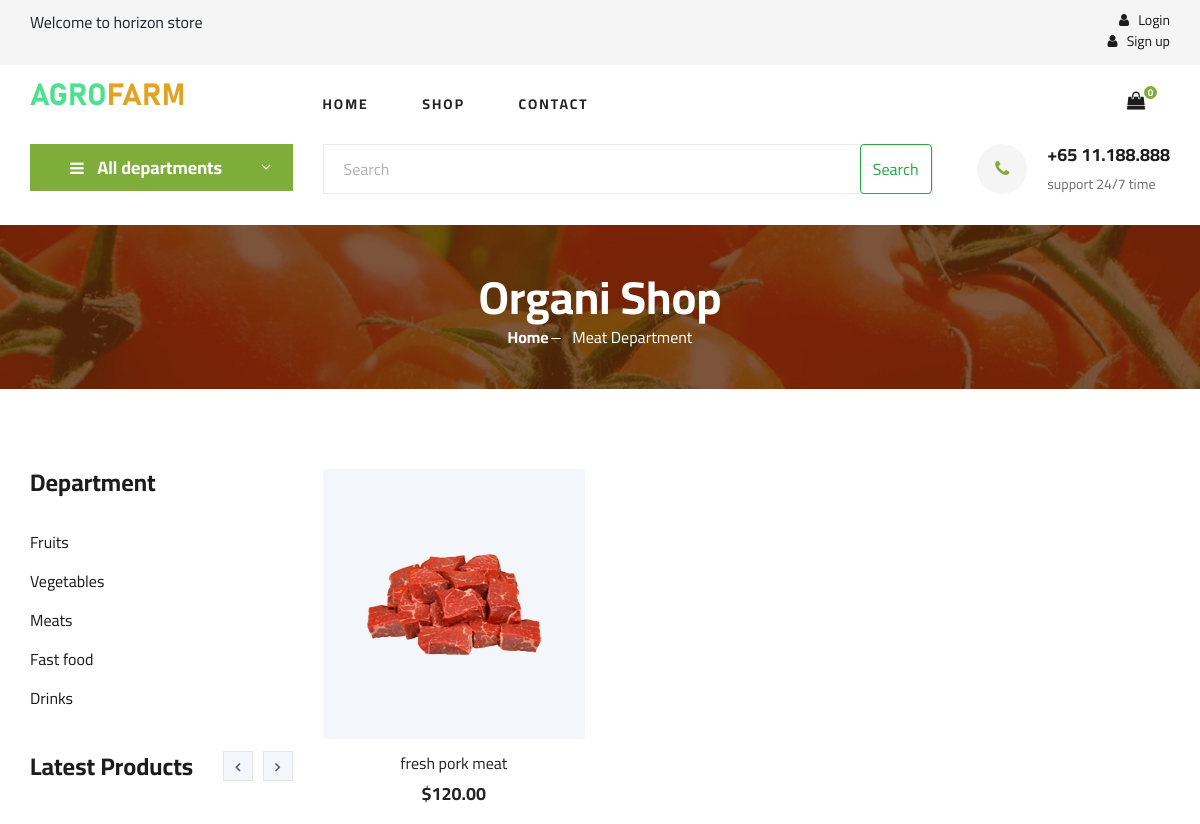
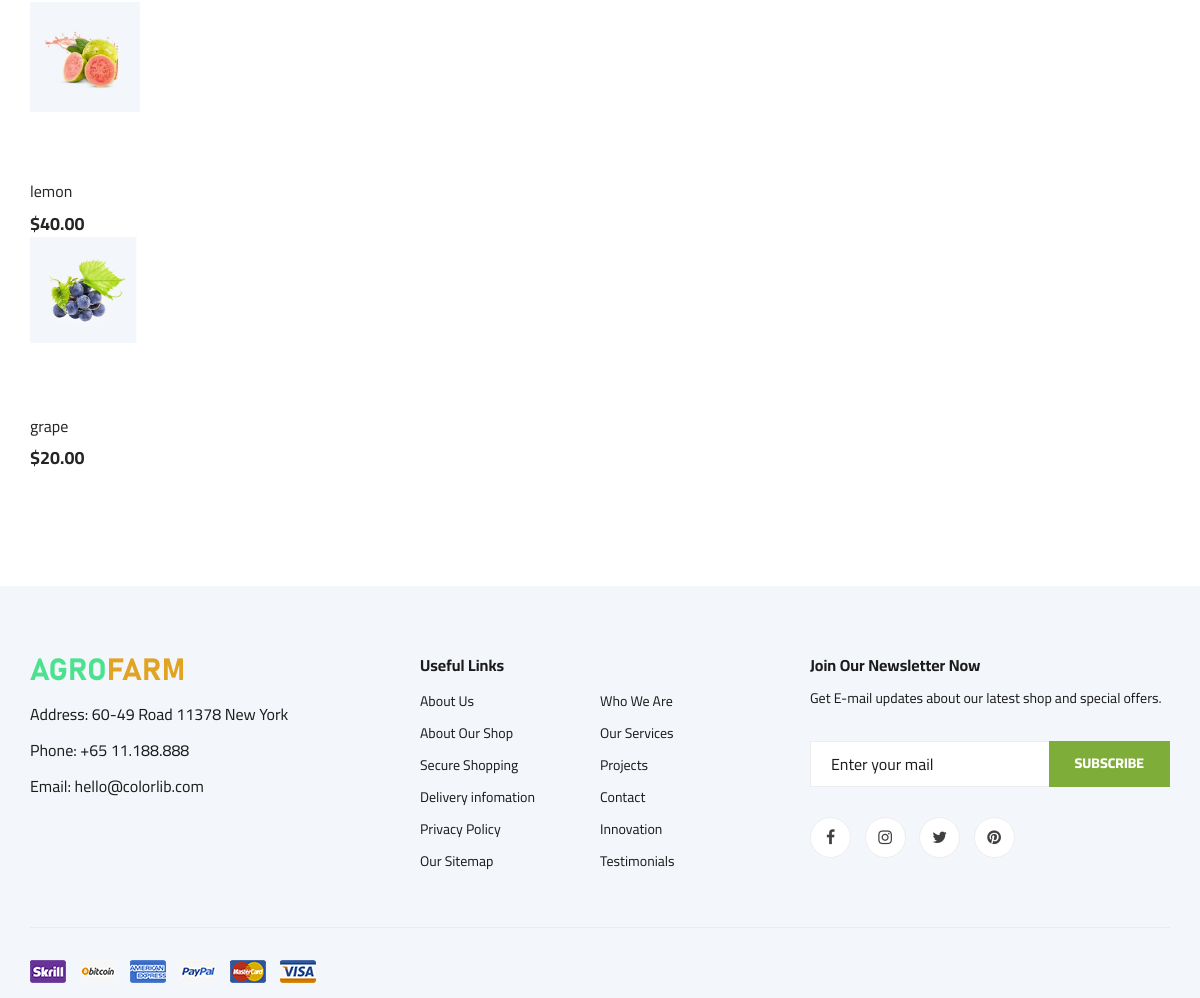
Screenshot of /meatpage with the database file from the repository (2 pictures, top to bottom).
### appusers/models.py (models this page shows, shortened)
class Cart(models.Model):
    user = models.ForeignKey(User, on_delete=models.CASCADE)
    completed = models.BooleanField(default=False)
    discounted_price = models.DecimalField(max_digits=10, decimal_places=2, default=0)
    @property
    def num_of_items(self):
        return sum(item.quantity for item in self.cartitems.all())

class Products(models.Model):
    ALL_DEPARTMENT = [
    ("fruits", "fruits"),
    ("vegetables", "vegetables"),
    ("meats", "meats"),
    ("fast foods", "fast foods"),
    ("drinks", "drinks"),
    ]
    ALL_PRODUCT_TYPE = [
    ("featured products", "featured products"),
    ("latest products", "latest products"),
    ("top reated products", "top reated products"),
    ("review products", "review products"),
    ("sales off", "sales off"),
    ]
    id = models.PositiveIntegerField(primary_key=True)
    item_photo = models.ImageField(upload_to='products')
    name = models.CharField(max_length=20)
    price = models.DecimalField(max_digits=10, decimal_places=2, default=0)
    department = models.CharField(blank=True, max_length=10, choices=ALL_DEPARTMENT)
    producttype = models.CharField(blank=True, max_length=30, choices=ALL_PRODUCT_TYPE)
    shipping = models.CharField(blank=True, max_length=20)
    avaliabilty = models.CharField(blank=True, max_length=20)
    weight = models.CharField(blank=True, max_length=20)
    description = models.TextField(blank=True, max_length=200)
    information = models.TextField(blank=True, max_length=200)
    reviews = models.TextField(blank=True, max_length=200)
    discount = models.CharField(blank=True, max_length=20)
    old_price = models.CharField(blank=True, max_length=20)

### appusers/views.py (the view)
# urls.py: path('meatpage', Meat,name='meat_page' ),
def Meat(request):
    latest = Products.objects.filter(producttype="latest products")
    products = Products.objects.filter(department="meats")
    paginator = Paginator(products, 4)  # Display 10 items per page
    page_number = request.GET.get('meat')  # Assuming the URL parameter is 'page'
    page_obj = paginator.get_page(page_number)
    if request.user.is_authenticated:
        global cart
        cart, created = Cart.objects.get_or_create(user=request.user, completed=False)
    data={
    'latest':latest, 'products':products, 'cart':cart, 'page_obj':page_obj
    }
    return render(request, 'meatpage.html', data)

### templates/meatpage.html (shortened to what this page needs)
{% extends 'base.html' %}
{% load static %}
{% block pages %}
    <section class="breadcrumb-section set-bg" data-setbg="{% static 'img/breadcrumb.jpg' %}">
        <div class="container">
            <div class="row">
                <div class="col-lg-12 text-center">
                    <div class="breadcrumb__text">
                        <h2>Organi Shop</h2>
                        <div class="breadcrumb__option">
                            <a href="./index.html">Home</a>
                            <span>Meat Department</span>
                        </div>
                    </div>
                </div>
            </div>
        </div>
    </section>
    <section class="product spad">
        <div class="container">
            <div class="row">
                <div class="col-lg-3 col-md-5">
                    <div class="sidebar">
                        <div class="sidebar__item">
                            <h4>Department</h4>
                            <ul>
                                <li><a href="/fruitspage">Fruits</a></li>
                            <li><a href="/vegetablespage">Vegetables</a></li>
                            <li><a href="/meatpage">Meats</a></li>
                            <li><a href="/fastfoodpage">Fast food</a></li>
                            <li><a href="/drinkspage">Drinks</a></li>
                            </ul>
                        </div>
                        <div class="sidebar__item">
                            <div class="latest-product__text">
                                <h4>Latest Products</h4>
                                <div class="latest-product__slider owl-carousel">
                                    <div class="latest-prdouct__slider__item">
                                      	{% for x in latest %}
										<a href="#" class="latest-product__item">
											<div class="latest-product__item__pic">
												<img src="{{ x.item_photo.url }}" alt="">
											</div>
											<div class="latest-product__item__text">
												<h6><a href="shopdetails{{ x.id }}" class="nam" ></a>{{ x.name }}</h6>
												<span>${{ x.price }}</span>
											</div>
										</a>
										{% endfor %}
                                    </div>
                                </div>
                            </div>
                        </div>
                    </div>
                </div>
                <div class="col-lg-9 col-md-7">
                    <div class="row">
					    {% for x in page_obj %}
                        <div class="col-lg-4 col-md-6 col-sm-6">
                            <div class="product__item">
                                <div class="product__item__pic set-bg" data-setbg="{{ x.item_photo.url }}">
                                </div>
                                <div class="product__item__text">
                                    <h6><a href="shopdetails{{ x.id }}">{{ x.name }}</a></h6>
                                    <h5>${{ x.price }}</h5>
                                </div>
                            </div>
                        </div>
						{% endfor %}
                    </div>
                    <div class="product__pagination">
                    </div>
                </div>
            </div>
        </div>
    </section>
	{% endblock %}

### templates/base.html (shortened to what this page needs)
{% load static %}
<!DOCTYPE html>
<html lang="zxx">
<head>
    <link rel="stylesheet" href="{% static 'css/bootstrap.min.css' %}" type="text/css">
    <link rel="stylesheet" href="{% static 'css/font-awesome.min.css' %}" type="text/css">
    <link rel="stylesheet" href="{% static 'css/elegant-icons.css' %}" type="text/css">
    <link rel="stylesheet" href="{% static 'css/nice-select.css' %}" type="text/css">
    <link rel="stylesheet" href="{% static 'css/jquery-ui.min.css' %}" type="text/css">
    <link rel="stylesheet" href="{% static 'css/owl.carousel.min.css' %}" type="text/css">
    <link rel="stylesheet" href="{% static 'css/slicknav.min.css' %}" type="text/css">
    <link rel="stylesheet" href="{% static 'css/style.css' %}" type="text/css">
</head>
<body>
    <header class="header">
        <div class="header__top">
            <div class="container">
                <div class="row">
                    <div class="col-lg-6 col-md-6">
                        <div class="header__top__left">
                            <marquee><span> Welcome to horizon store </span></marquee>
                        </div>
                    </div>
                    <div class="col-lg-6 col-md-6">
                        <div class="header__top__right">
                            <div class="header__top__right__auth">
							{%if request.user.is_authenticated %}
							<a href="/logout"><i class="fa fa-user"></i> Logout</a>
                           <!-- <a href="/dashboard">
                            <button class="mr-4 btn">MARKET</button> </a>  -->
							{%else%}
						<span>	 <a href="/login"><i class="fa fa-user"></i> Login</a>
							 <a href="/signup"><i class="fa fa-user"></i> Sign up</a>  </span>
	                        {%endif%}
                            </div>
                        </div>
                    </div>
                </div>
            </div>
        </div>
        <div class="container">
            <div class="row">
                <div class="col-lg-3">
                    <div class="header__logo">
                        <a href="/"><img src="{% static 'img/logo.png' %}" alt=""></a>
                    </div>
                </div>
                <div class="col-lg-6">
                    <nav class="header__menu">
                        <ul>
                            <li ><a href="/">Home</a></li>
                            <li ><a href="/allproduct">Shop</a></li>
                            <li><a href="./contact.html">Contact</a></li>
                        </ul>
                    </nav>
                </div>
                <div class="col-lg-3">
                    <div class="header__cart">
                        <ul>
                            <li><a href="/cart"><i class="fa fa-shopping-bag"></i> <span id="num_of_items" > {{ cart.num_of_items }}</span></a></li>
                        </ul>
                    </div>
                </div>
            </div>
        </div>
    </header>
    <section class="hero hero-normal">
        <div class="container">
            <div class="row">
                <div class="col-lg-3">
                    <div class="hero__categories">
                        <div class="hero__categories__all">
                            <i class="fa fa-bars"></i>
                            <span>All departments</span>
                        </div>
                    </div>
                </div>
                <div class="col-lg-9">
                    <div class="hero__search">
                     <div class="hero__search__form">
                            <form class="d-flex" role="search" method="POST" action="/search">
								 <input
									class="form-control me-2"
									type="search"
									placeholder="Search"
									name="search_query"
									required aria-label="Search"
								 >
								 <button class="btn btn-outline-success" type="submit">Search</button>
                            </form>
                        </div>
                        <div class="hero__search__phone">
                            <div class="hero__search__phone__icon">
                                <i class="fa fa-phone"></i>
                            </div>
                            <div class="hero__search__phone__text">
                                <h5>+65 11.188.888</h5>
                                <span>support 24/7 time</span>
                            </div>
                        </div>
                    </div>
                </div>
            </div>
        </div>
    </section>
	{% block pages %}   {% endblock %}
    <footer class="footer spad">
        <div class="container">
            <div class="row">
                <div class="col-lg-3 col-md-6 col-sm-6">
                    <div class="footer__about">
                        <div class="footer__about__logo">
                            <a href="./index.html"><img src="{% static 'img/logo.png' %}" alt=""></a>
                        </div>
                        <ul>
                            <li>Address: 60-49 Road 11378 New York</li>
                            <li>Phone: +65 11.188.888</li>
                            <li>Email: hello@colorlib.com</li>
                        </ul>
                    </div>
                </div>
                <div class="col-lg-4 col-md-6 col-sm-6 offset-lg-1">
                    <div class="footer__widget">
                        <h6>Useful Links</h6>
                        <ul>
                            <li><a href="#">About Us</a></li>
                            <li><a href="#">About Our Shop</a></li>
                            <li><a href="#">Secure Shopping</a></li>
                            <li><a href="#">Delivery infomation</a></li>
                            <li><a href="#">Privacy Policy</a></li>
                            <li><a href="#">Our Sitemap</a></li>
                        </ul>
                        <ul>
                            <li><a href="#">Who We Are</a></li>
                            <li><a href="#">Our Services</a></li>
                            <li><a href="#">Projects</a></li>
                            <li><a href="#">Contact</a></li>
                            <li><a href="#">Innovation</a></li>
                            <li><a href="#">Testimonials</a></li>
                        </ul>
                    </div>
                </div>
                <div class="col-lg-4 col-md-12">
                    <div class="footer__widget">
                        <h6>Join Our Newsletter Now</h6>
                        <p>Get E-mail updates about our latest shop and special offers.</p>
                        <form action="#">
                            <input type="text" placeholder="Enter your mail">
                            <button type="submit" class="site-btn">Subscribe</button>
                        </form>
                        <div class="footer__widget__social">
                            <a href="#"><i class="fa fa-facebook"></i></a>
                            <a href="#"><i class="fa fa-instagram"></i></a>
                            <a href="#"><i class="fa fa-twitter"></i></a>
                            <a href="#"><i class="fa fa-pinterest"></i></a>
                        </div>
                    </div>
                </div>
            </div>
            <div class="row">
                <div class="col-lg-12">
                    <div class="footer__copyright">
                        <div class="footer__copyright__text"><p>
                        <div class="footer__copyright__payment"><img src="{% static 'img/payment-item.png' %}" alt=""></div>
                    </div>
                </div>
            </div>
        </div>
    </footer>
</body>
</html>

### rows the page displays
Cart: num_of_items "0"
Products: item_photo (picture), name "lemon", price "40.00"
Products: item_photo (picture), name "grape", price "20.00"
Products: name "fresh pork meat", price "120.00"
